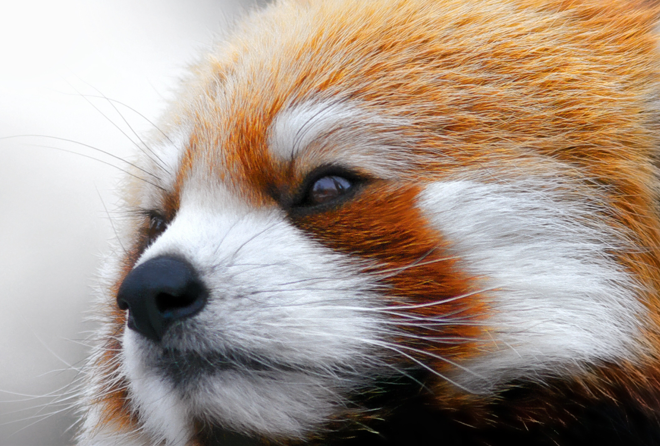
#> input picture panda.png, 660 x 446 px
$ python e17.py
#> lines starting #> are read from the running program, lines starting #| are printed output that depends on the picture
from PIL import Image
import matplotlib.pyplot as plt
import numpy as np

imagen= Image.open("panda.png").convert("L")
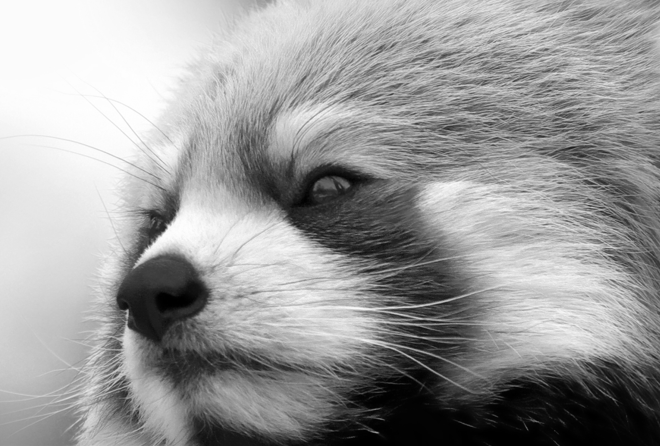
#> imagen: PIL image 660x446 L; min 0, max 255, mean 154.3
m=np.array(imagen)
n= m.shape[0]
#> n = 446
op=int(input("1-Izquierda 2-Derecha 3-180:"))
#> the answer given: 1

rotar= np.zeros(m.shape, dtype=int)

for i in range(n):
    for j in range(n):
        if op==1:
            rotar[n-1-j,i]=m[i,j]
        elif op==2:
            rotar[j,n-1-i]=m[i,j]
        else:
            rotar[n-1-i,n-1-i]=m[i,j]
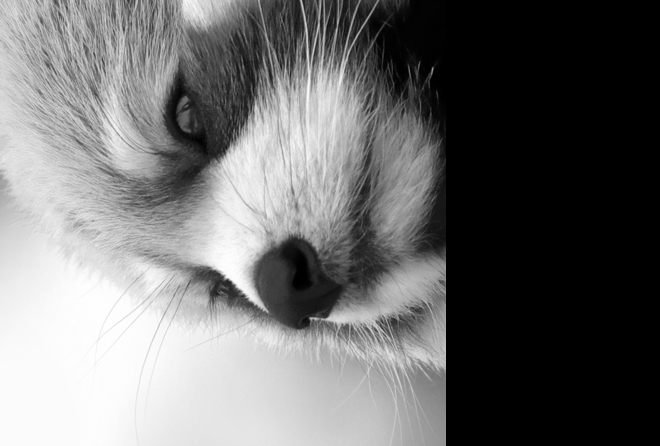
#> rotar: shape (446, 660) int64; min 0, max 255, mean 110.1

plt.imshow(rotar,cmap="gray")
plt.axis("off")
plt.show()
